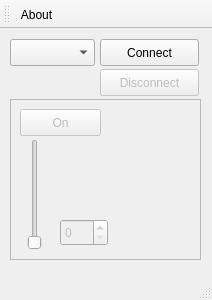
<?xml version="1.0" encoding="UTF-8"?>
<ui version="4.0">
 <class>MainWindow</class>
 <widget class="QMainWindow" name="MainWindow">
  <property name="geometry">
   <rect>
    <x>0</x>
    <y>0</y>
    <width>212</width>
    <height>300</height>
   </rect>
  </property>
  <property name="windowTitle">
   <string>Laser Control</string>
  </property>
  <widget class="QWidget" name="centralWidget">
   <widget class="QComboBox" name="portComboBox">
    <property name="geometry">
     <rect>
      <x>10</x>
      <y>10</y>
      <width>85</width>
      <height>27</height>
     </rect>
    </property>
   </widget>
   <widget class="QPushButton" name="connectButton">
    <property name="geometry">
     <rect>
      <x>100</x>
      <y>10</y>
      <width>99</width>
      <height>27</height>
     </rect>
    </property>
    <property name="text">
     <string>Connect</string>
    </property>
   </widget>
   <widget class="QPushButton" name="disconnectButton">
    <property name="enabled">
     <bool>false</bool>
    </property>
    <property name="geometry">
     <rect>
      <x>100</x>
      <y>40</y>
      <width>99</width>
      <height>27</height>
     </rect>
    </property>
    <property name="text">
     <string>Disconnect</string>
    </property>
   </widget>
   <widget class="QFrame" name="laserControls">
    <property name="enabled">
     <bool>false</bool>
    </property>
    <property name="geometry">
     <rect>
      <x>10</x>
      <y>70</y>
      <width>191</width>
      <height>161</height>
     </rect>
    </property>
    <property name="frameShape">
     <enum>QFrame::StyledPanel</enum>
    </property>
    <property name="frameShadow">
     <enum>QFrame::Raised</enum>
    </property>
    <widget class="QPushButton" name="onOfButton">
     <property name="geometry">
      <rect>
       <x>10</x>
       <y>10</y>
       <width>81</width>
       <height>27</height>
      </rect>
     </property>
     <property name="text">
      <string>On</string>
     </property>
    </widget>
    <widget class="QSlider" name="powerSlider">
     <property name="geometry">
      <rect>
       <x>10</x>
       <y>40</y>
       <width>29</width>
       <height>111</height>
      </rect>
     </property>
     <property name="orientation">
      <enum>Qt::Vertical</enum>
     </property>
    </widget>
    <widget class="QSpinBox" name="powerSpin">
     <property name="geometry">
      <rect>
       <x>50</x>
       <y>120</y>
       <width>48</width>
       <height>27</height>
      </rect>
     </property>
     <property name="maximum">
      <number>100</number>
     </property>
    </widget>
   </widget>
  </widget>
  <widget class="QMenuBar" name="menuBar">
   <property name="geometry">
    <rect>
     <x>0</x>
     <y>0</y>
     <width>212</width>
     <height>25</height>
    </rect>
   </property>
  </widget>
  <widget class="QToolBar" name="mainToolBar">
   <attribute name="toolBarArea">
    <enum>TopToolBarArea</enum>
   </attribute>
   <attribute name="toolBarBreak">
    <bool>false</bool>
   </attribute>
   <addaction name="actionAbout"/>
  </widget>
  <widget class="QStatusBar" name="statusBar"/>
  <action name="actionAbout">
   <property name="text">
    <string>About</string>
   </property>
  </action>
 </widget>
 <layoutdefault spacing="6" margin="11"/>
 <resources/>
 <connections/>
</ui>
